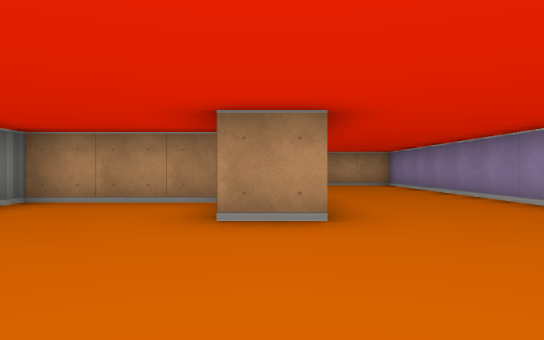
view 1 (above)

18 first-person views from a walk through a cub3D level. The camera is about half as high as the walls, looks level and sees 70° across. The floor is counted in squares. Each view is taken from the middle of a square. On the plan, view 1 faces up. The plan holds only what a view shows up to about 9 squares ahead; the rest is blank.

view 2
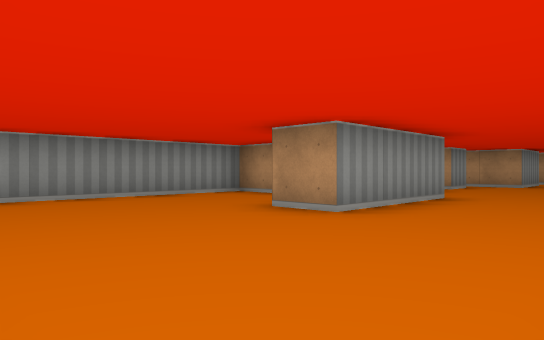

view 3
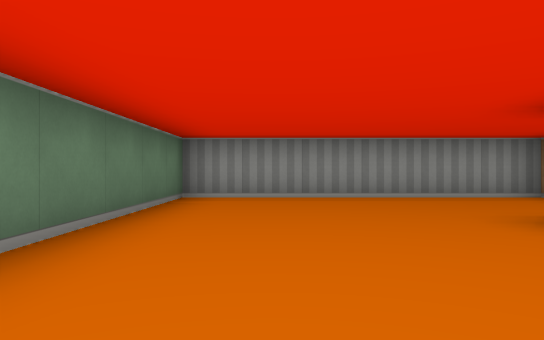

view 4
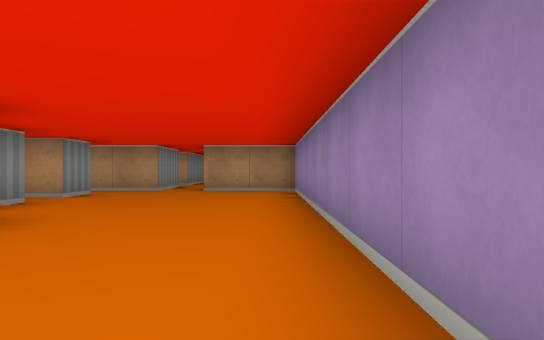

view 5
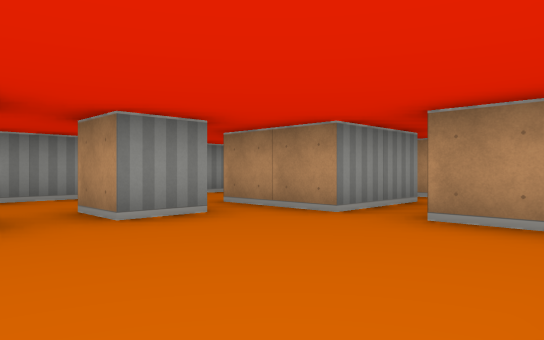

view 6
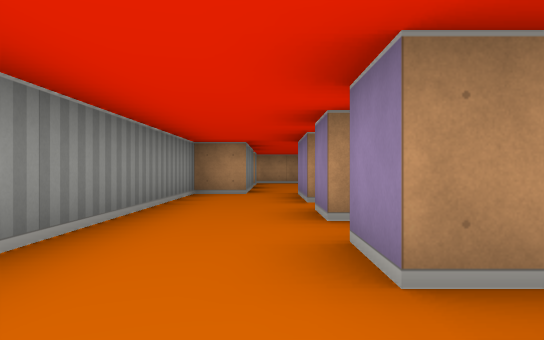

view 7
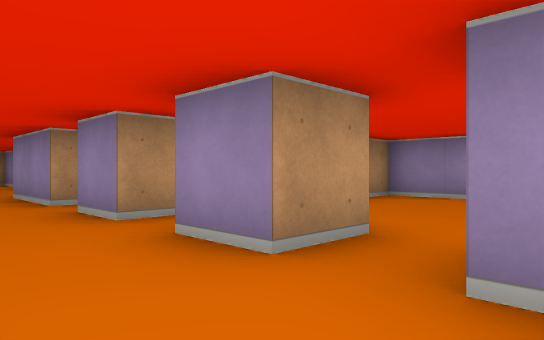

view 8
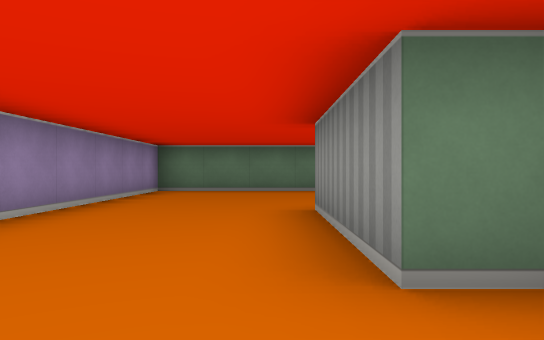

view 9
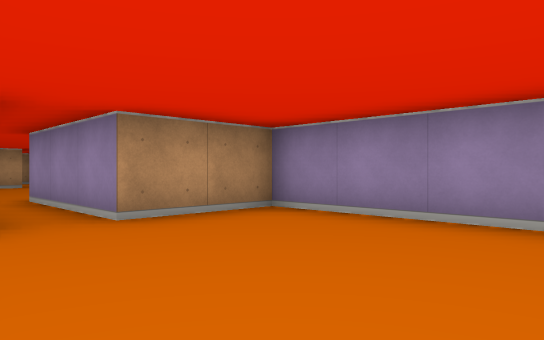

view 10
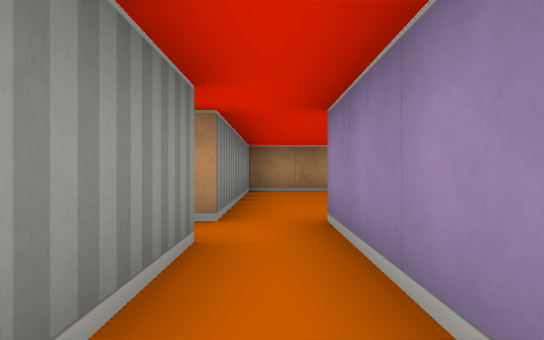

view 11
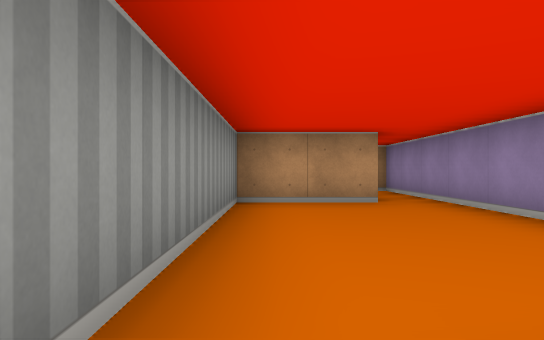

view 12
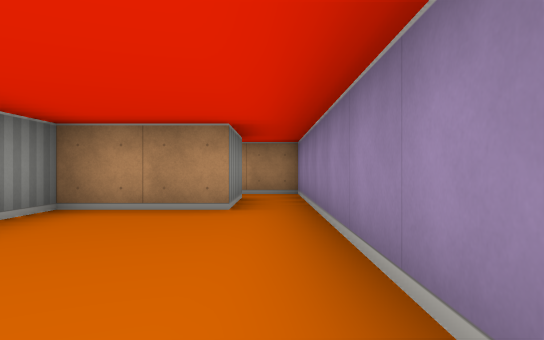

view 13
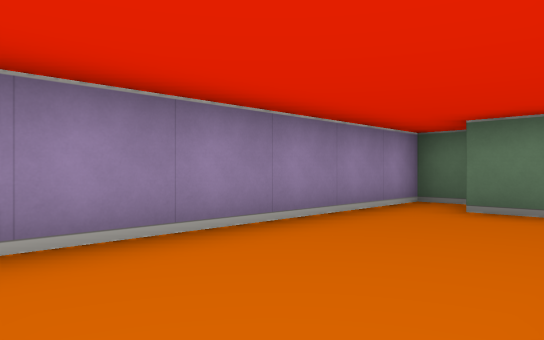

view 14
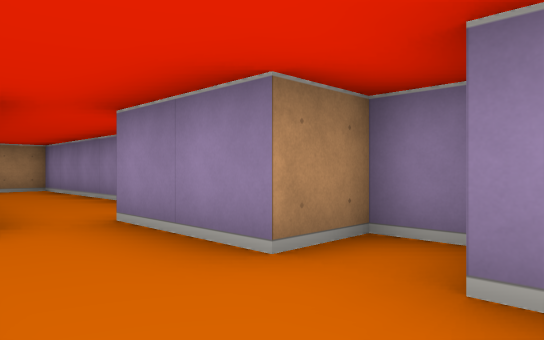

view 15
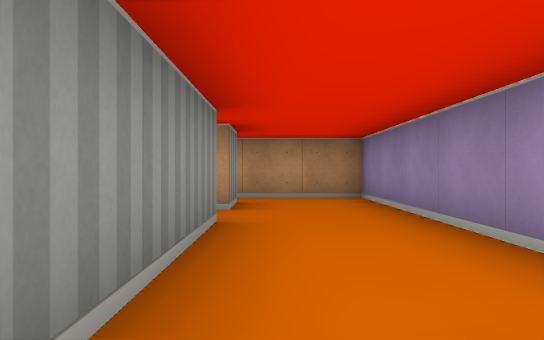

view 16
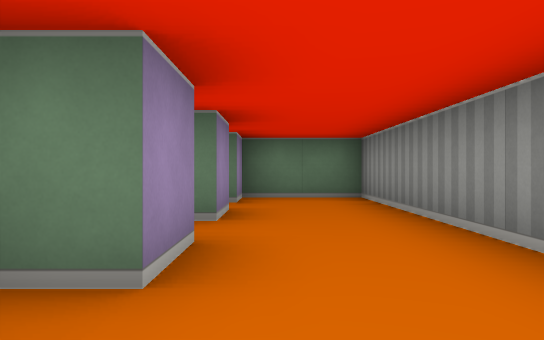

view 17
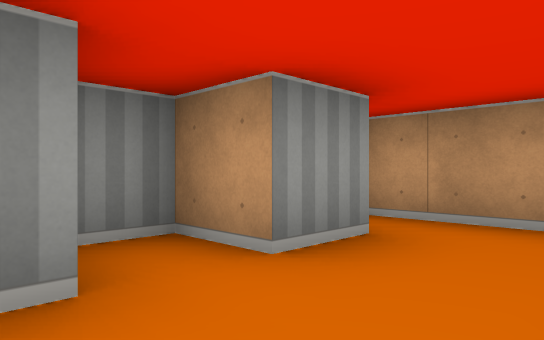

view 18
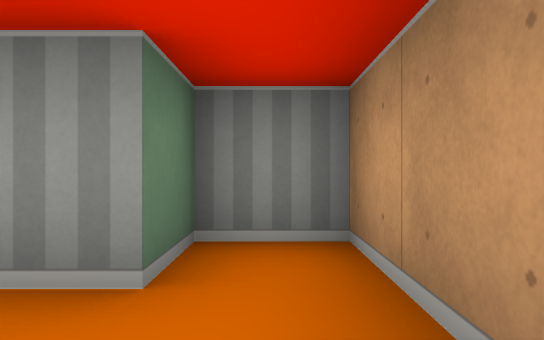

### Floor plan
Points are (right, up) in squares from view 1. A wall is a line through its corners. A room is listed if a view was taken in it or the views show most of it. See-through windows are left out.
Room 1 (views 1, 2, 3, 4, 5, 6, 7, 8, 9, 10, 14, 15, 16)
walls: (-0.1, 6.5) (0.5, 6.5) (0.5, 3.5) (-0.5, 3.5); (-0.5, 8.5) (-0.5, 8); (-0.8, 5.5) (-3.5, 5.5) (-3.5, -0.5) (3.5, -0.5) (3.5, 11.5) (1.5, 11.5); (-0.5, 10.6) (-0.5, 9.5) (-1.5, 9.5) (-1.5, 10.5); (0.5, 11.5) (-1.5, 11.5) (-1.5, 12.5); (-0.5, 12.8) (-0.5, 13.5); (-1.5, 13.5) (-1.5, 15.5); (-2.5, 15.5) (-3.5, 15.5) (-3.5, 7.5) (-1.5, 7.5) (-1.5, 8.5)
ways out: opening at (1, 11) to room 2; opening at (-2, 15) to room 4
Room 2 (view 11)
walls: (0.5, 13.5) (0.5, 11.5); (0.5, 14.5) (0, 14.5); (1.5, 11.5) (1.5, 14.5)
ways out: opening at (1, 11) to room 1; opening at (1, 15) to room 3
Room 3 (views 12, 13)
walls: (1.5, 14.5) (2.5, 14.5); (2.8, 13.5) (3.5, 13.5) (3.5, 21.5); (2.5, 21.4) (2.5, 19.5) (0.5, 19.5) (0.5, 14.5)
ways out: opening at (1, 15) to room 2; opening at (3, 20.5)
Room 4 (views 17, 18)
walls: (-2.5, 18.5) (-2.5, 15.5); (-0.5, 17.1) (-0.5, 21.5) (-3.5, 21.5) (-3.5, 20.5) (-2.5, 20.5) (-2.5, 19.5) (-3.5, 19.5) (-3.5, 18.8)
ways out: opening at (-2, 15) to room 1

Positions as (right, up) in squares from view 1, and headings:
1: (0, 0), facing up
2: (3, 0), facing up-left
3: (3, 1), facing left
4: (3, 3), facing up
5: (3, 8), facing up-left
6: (-2, 8), facing up
7: (-3, 8), facing up-right
8: (1, 8), facing down
9: (0, 8), facing up-right
10: (1, 11), facing up
11: (1, 14), facing up
12: (3, 15), facing up
13: (1, 19), facing down-right
14: (-3, 12), facing up-right
15: (-2, 15), facing up
16: (-2, 14), facing down
17: (-1, 18), facing up-left
18: (-1, 21), facing left
